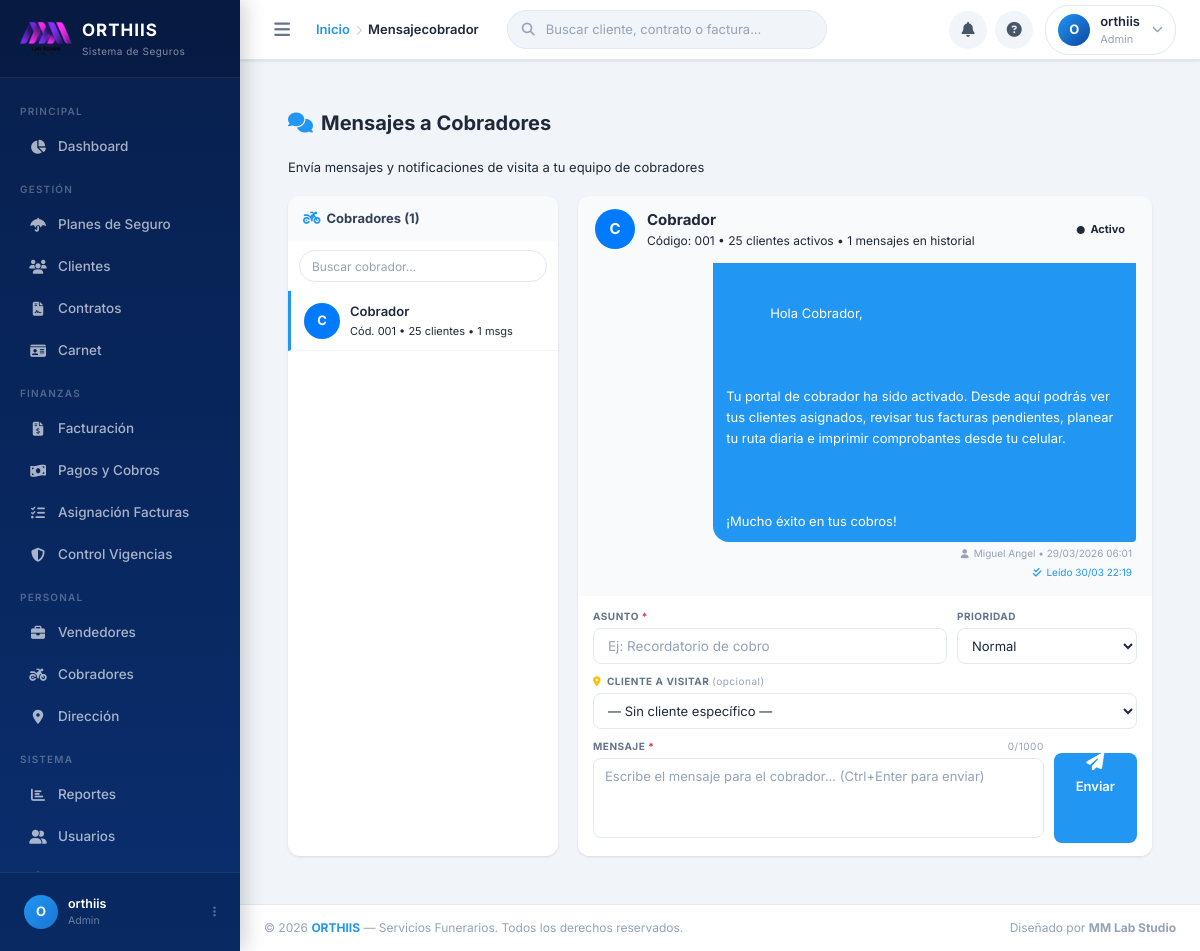
The page /mensajecobrador.php?cobrador_id=1 (signed in) on the database its author committed.
### tables this page shows
CREATE TABLE `configuracion_sistema` (
  `id` int(11) NOT NULL,
  `nombre_empresa` varchar(100) NOT NULL,
  `rif` varchar(20) DEFAULT NULL,
  `direccion` text DEFAULT NULL,
  `telefono` varchar(15) DEFAULT NULL,
  `celular` varchar(15) DEFAULT NULL,
  `email` varchar(100) DEFAULT NULL,
  `logo_url` varchar(255) DEFAULT NULL,
  `moneda` varchar(10) DEFAULT 'USD',
  `dias_gracia_pago` int(11) DEFAULT 5,
  `formato_factura` text DEFAULT NULL,
  `created_at` timestamp NOT NULL DEFAULT current_timestamp(),
  `updated_at` timestamp NOT NULL DEFAULT current_timestamp() ON UPDATE current_timestamp()
);

CREATE TABLE `cobradores` (
  `id` int(11) NOT NULL,
  `codigo` varchar(3) NOT NULL,
  `nombre_completo` varchar(200) NOT NULL,
  `descripcion` text DEFAULT NULL,
  `fecha_ingreso` date NOT NULL,
  `estado` enum('activo','inactivo') DEFAULT 'activo',
  `usuario_id` int(11) DEFAULT NULL,
  `telefono` varchar(15) DEFAULT NULL,
  `email` varchar(100) DEFAULT NULL,
  `created_at` timestamp NOT NULL DEFAULT current_timestamp(),
  `updated_at` timestamp NOT NULL DEFAULT current_timestamp() ON UPDATE current_timestamp()
);

CREATE TABLE `cobrador_mensajes` (
  `id` int(11) NOT NULL,
  `cobrador_id` int(11) NOT NULL,
  `usuario_id` int(11) NOT NULL,
  `asunto` varchar(150) NOT NULL,
  `mensaje` text NOT NULL,
  `prioridad` enum('normal','urgente','informativo') NOT NULL DEFAULT 'normal',
  `leido` tinyint(1) NOT NULL DEFAULT 0,
  `fecha_envio` datetime NOT NULL DEFAULT current_timestamp(),
  `fecha_leido` datetime DEFAULT NULL,
  `cliente_visita_id` int(11) DEFAULT NULL,
  `created_at` timestamp NOT NULL DEFAULT current_timestamp()
);

CREATE TABLE `usuarios` (
  `id` int(11) NOT NULL,
  `usuario` varchar(50) NOT NULL,
  `password` varchar(255) NOT NULL,
  `nombre` varchar(100) NOT NULL,
  `email` varchar(100) NOT NULL,
  `rol` enum('admin','vendedor','cobrador','supervisor') NOT NULL DEFAULT 'cobrador',
  `estado` enum('activo','inactivo') DEFAULT 'activo',
  `ultimo_acceso` datetime DEFAULT NULL,
  `created_at` timestamp NOT NULL DEFAULT current_timestamp(),
  `updated_at` timestamp NOT NULL DEFAULT current_timestamp() ON UPDATE current_timestamp()
);

### mensajecobrador.php (the view, shortened to what the rows shown need)
<?php
require_once 'config.php';
require_once 'header.php';
$cobradores = [];
try {
    $cobradores = $conn->query("
        SELECT c.id, c.codigo, c.nombre_completo,
               (SELECT COUNT(*) FROM cobrador_mensajes m
                WHERE m.cobrador_id = c.id) AS total_mensajes,
               (SELECT COUNT(*) FROM cobrador_mensajes m
                WHERE m.cobrador_id = c.id AND m.leido = 1) AS total_leidos,
               (SELECT COUNT(*) FROM clientes cl
                WHERE cl.cobrador_id = c.id AND cl.estado = 'activo') AS total_clientes
        FROM cobradores c
        WHERE c.estado = 'activo'
        ORDER BY c.nombre_completo ASC
    ")->fetchAll(PDO::FETCH_ASSOC);
} catch (PDOException $e) {
    error_log('mensajecobrador cobradores: ' . $e->getMessage());
}
$cobradorSel      = (int)($_GET['cobrador_id'] ?? 0);
$cobradorSelData  = null;
$mensajesChat     = [];
$clientesCobrador = [];
if ($cobradorSel > 0) {
    try {
        $s = $conn->prepare("SELECT * FROM cobradores WHERE id = ? AND estado = 'activo' LIMIT 1");
        $s->execute([$cobradorSel]);
        $cobradorSelData = $s->fetch(PDO::FETCH_ASSOC);
    } catch (PDOException $e) {
        error_log('mensajecobrador cobrador sel: ' . $e->getMessage());
    }
    if ($cobradorSelData) {
        try {
            $s = $conn->prepare("
                SELECT m.*,
                       u.nombre AS remitente_nombre,
                       u.rol    AS remitente_rol,
                       cl.nombre    AS cv_nombre,
                       cl.apellidos AS cv_apellidos,
                       cl.direccion AS cv_dir,
                       cl.id        AS cv_id_real
                FROM cobrador_mensajes m
                JOIN usuarios u ON m.usuario_id = u.id
                LEFT JOIN clientes cl ON cl.id = m.cliente_visita_id
                WHERE m.cobrador_id = ?
                ORDER BY m.fecha_envio ASC
                LIMIT 80
            ");
            $s->execute([$cobradorSel]);
            $mensajesChat = $s->fetchAll(PDO::FETCH_ASSOC);
        } catch (PDOException $e) {
            error_log('mensajecobrador mensajes: ' . $e->getMessage());
        }
        try {
            $s = $conn->prepare("
                SELECT cl.id, cl.nombre, cl.apellidos,
                       cl.direccion, cl.telefono1,
                       (SELECT c2.numero_contrato
                        FROM contratos c2
                        WHERE c2.cliente_id = cl.id AND c2.estado = 'activo'
                        ORDER BY c2.id ASC LIMIT 1) AS numero_contrato
                FROM clientes cl
                WHERE cl.cobrador_id = ? AND cl.estado = 'activo'
                ORDER BY cl.nombre ASC, cl.apellidos ASC
                LIMIT 300
            ");
            $s->execute([$cobradorSel]);
            $clientesCobrador = $s->fetchAll(PDO::FETCH_ASSOC);
        } catch (PDOException $e) {
            error_log('mensajecobrador clientes: ' . $e->getMessage());
        }
    }
}
function tiempoRelO(string $fecha): string {
    $diff = time() - strtotime($fecha);
    return date('d/m/Y H:i', strtotime($fecha));
}
?>
<div class="page-content">
<div style="max-width:1200px;margin:0 auto;">
  <div class="mc-layout">
    <div class="mc-sidebar">
      <div class="mc-cobrador-list" id="listaCobradoresMC">
        <?php if (empty($cobradores)): ?>
          <div style="padding:20px;text-align:center;font-size:13px;
                      color:var(--gray-400);">
            Sin cobradores activos
          </div>
        <?php else: ?>
        <?php foreach ($cobradores as $cob):
            $ini      = strtoupper(substr($cob['nombre_completo'], 0, 1));
            $isActive = ((int)$cob['id'] === $cobradorSel);
        ?>
        <a href="mensajecobrador.php?cobrador_id=<?= $cob['id'] ?>"
           class="mc-cobrador-item <?= $isActive ? 'active' : '' ?>"
           data-nombre="<?= htmlspecialchars(mb_strtolower($cob['nombre_completo'])) ?>">
          <div class="mc-cobrador-avatar"><?= htmlspecialchars($ini) ?></div>
          <div style="flex:1;min-width:0;">
            <div style="font-size:13px;font-weight:600;color:var(--gray-800);
                        white-space:nowrap;overflow:hidden;text-overflow:ellipsis;">
              <?= htmlspecialchars($cob['nombre_completo']) ?>
            </div>
            <div style="font-size:11px;color:var(--text-muted);margin-top:1px;">
              Cód. <?= htmlspecialchars($cob['codigo']) ?>
              &bull; <?= (int)$cob['total_clientes'] ?> clientes
              &bull; <?= (int)$cob['total_mensajes'] ?> msgs
            </div>
          </div>
        </a>
        <?php endforeach; ?>
        <?php endif; ?>
      </div>
    </div>
    <div class="mc-main">
      <?php if (!$cobradorSelData): ?>
      <div class="mc-empty-chat">
        <i class="fas fa-comments"></i>
        <h3 style="font-size:16px;font-weight:600;color:var(--gray-500);
                   margin-bottom:6px;">
          Selecciona un cobrador
        </h3>
        <p style="font-size:13px;">
          Elige un cobrador de la lista de la izquierda para ver su
          historial de mensajes y enviarle una notificación.
        </p>
      </div>
      <?php else: ?>
      <div class="mc-main-hdr">
        <div class="mc-cobrador-avatar" style="width:40px;height:40px;font-size:15px;">
          <?= strtoupper(substr($cobradorSelData['nombre_completo'], 0, 1)) ?>
        </div>
        <div style="flex:1;min-width:0;">
          <div style="font-size:15px;font-weight:700;color:var(--gray-800);">
            <?= htmlspecialchars($cobradorSelData['nombre_completo']) ?>
          </div>
          <div style="font-size:12px;color:var(--text-muted);margin-top:1px;">
            Código: <?= htmlspecialchars($cobradorSelData['codigo']) ?>
            &bull; <?= count($clientesCobrador) ?> clientes activos
            &bull; <?= count($mensajesChat) ?> mensajes en historial
          </div>
        </div>
        <span style="background:var(--success-light);color:var(--success-text);
                     font-size:11px;font-weight:700;padding:3px 10px;
                     border-radius:12px;">
          <i class="fas fa-circle" style="font-size:8px;margin-right:3px;"></i>
          Activo
        </span>
      </div>
      <div class="mc-chat-area" id="chatArea">
        <?php if (empty($mensajesChat)): ?>
        <div style="margin:auto;text-align:center;color:var(--gray-400);
                    font-size:13px;padding:30px;">
          <i class="fas fa-comment-slash"
             style="font-size:36px;display:block;margin-bottom:10px;opacity:.25;"></i>
          Sin mensajes aún. Envía el primero usando el formulario de abajo.
        </div>
        <?php else: ?>
        <?php foreach ($mensajesChat as $msg):
            $esLeido     = (bool)$msg['leido'];
        ?>
        <div class="mc-burbuja enviado">
          <div class="mc-burbuja-cuerpo">
            <?= nl2br(htmlspecialchars($msg['mensaje'])) ?>
          </div>
          <div class="mc-burbuja-meta">
            <i class="fas fa-user" style="font-size:9px;"></i>
            <?= htmlspecialchars($msg['remitente_nombre']) ?>
            &bull;
            <?= htmlspecialchars(tiempoRelO($msg['fecha_envio'])) ?>
          </div>
          <div class="mc-burbuja-meta <?= $esLeido ? 'leido' : '' ?>">
            <i class="fas fa-check<?= $esLeido ? '-double' : '' ?>"
               style="font-size:10px;"></i>
            <?php if ($esLeido && $msg['fecha_leido']): ?>
              Leído <?= date('d/m H:i', strtotime($msg['fecha_leido'])) ?>
            <?php elseif ($esLeido): ?>
              Leído
            <?php else: ?>
              Enviado · sin leer
            <?php endif; ?>
          </div>
        </div>
        <?php endforeach; ?>
        <?php endif; ?>
      </div>
      <div class="mc-form-area">
        <form method="POST"
              action="mensajecobrador.php?cobrador_id=<?= $cobradorSel ?>"
              id="formEnviarMensaje"
              onsubmit="bloquearEnvio()">
          <div class="mc-form-grid"
               style="display:grid;grid-template-columns:1fr 180px;gap:10px;
                      margin-bottom:10px;">
            <div>
              <label class="mc-label">
                Asunto <span style="color:var(--danger);">*</span>
              </label>
              <input type="text" name="asunto"
                     class="mc-input"
                     placeholder="Ej: Recordatorio de cobro"
                     required maxlength="150"
                     value="<?= isset($_POST['asunto'])
                        ? htmlspecialchars($_POST['asunto']) : '' ?>">
            </div>
            <div>
              <label class="mc-label">Prioridad</label>
              <select name="prioridad" class="mc-select">
                <option value="normal"     <?= ($_POST['prioridad'] ?? '') === 'normal'     ? 'selected' : '' ?>>Normal</option>
              </select>
            </div>
          </div>
          <?php if (!empty($clientesCobrador)): ?>
          <div style="margin-bottom:10px;">
            <label class="mc-label">
              <i class="fas fa-location-dot"
                 style="color:var(--warning);margin-right:3px;"></i>
              Cliente a visitar
              <span style="font-weight:400;color:var(--gray-400);
                           text-transform:none;font-size:10px;">
                (opcional)
              </span>
            </label>
            <select name="cliente_visita_id" class="mc-select">
              <option value="">— Sin cliente específico —</option>
            </select>
          </div>
          <?php endif; ?>
          <div style="display:flex;gap:10px;align-items:flex-end;">
            <div style="flex:1;">
              <label class="mc-label">
                Mensaje <span style="color:var(--danger);">*</span>
                <span id="charCountWrap"
                      style="float:right;font-weight:400;color:var(--gray-400);
                             text-transform:none;font-size:10px;">
                  <span id="charCount">0</span>/1000
                </span>
              </label>
              <textarea name="mensaje"
                        class="mc-textarea"
                        rows="3"
                        placeholder="Escribe el mensaje para el cobrador... (Ctrl+Enter para enviar)"
                        required
                        maxlength="1000"
                        id="txtMensaje"
                        oninput="actualizarContador(this)"><?= isset($_POST['mensaje'])
                            ? htmlspecialchars($_POST['mensaje']) : '' ?></textarea>
            </div>
            <button type="submit"
                    id="btnEnviarMsg"
                    class="btn btn-primary"
                    style="min-height:90px;padding:0 22px;flex-shrink:0;
                           font-size:13px;flex-direction:column;gap:6px;">
              <i class="fas fa-paper-plane"
                 style="font-size:18px;display:block;"></i>
              Enviar
            </button>
          </div>
        </form>
      </div>
      <?php endif;  ?>
    </div>
  </div>
</div>
</div>
<?php require_once 'footer.php'; ?>

### header.php (shortened to what the rows shown need)
<?php
require_once 'config.php';
require_once 'toast.php';
$stmtConfig = $conn->prepare("SELECT logo_url FROM configuracion_sistema WHERE id = 1");
$stmtConfig->execute();
$config = $stmtConfig->fetch();
?>
<!DOCTYPE html>
<html lang="es">
<head>
    <link href="https://cdnjs.cloudflare.com/ajax/libs/font-awesome/6.5.0/css/all.min.css" rel="stylesheet">
    <link rel="stylesheet" href="https://cdn.jsdelivr.net/npm/toastify-js/src/toastify.min.css">
    <link href="https://cdn.jsdelivr.net/npm/bootstrap@5.1.3/dist/css/bootstrap.min.css" rel="stylesheet">
    <link rel="stylesheet" href="https://cdn.jsdelivr.net/npm/bootstrap@4.6.2/dist/css/bootstrap.min.css">
    <link rel="stylesheet" href="styles.css">
    <?php echo Toast::render(); ?>
</head>
<body>
<aside class="sidebar" id="sidebar">
    <div class="sidebar-brand">
        <?php if (!empty($config['logo_url'])): ?>
            <img src="<?php echo htmlspecialchars($config['logo_url']); ?>"
                 alt="Orthiis Logo"
                 style="height:34px;width:auto;border-radius:8px;object-fit:contain;">
        <?php else: ?>
            <div class="brand-icon">
                <i class="fas fa-shield-halved"></i>
            </div>
        <?php endif; ?>
        <div class="brand-text">
            <div class="brand-name">ORTHIIS</div>
            <div class="brand-sub">Sistema de Seguros</div>
        </div>
    </div>
</aside>
<div class="main-wrapper" id="mainWrapper">
    <div class="page-content">

### rows shown on the page
configuracion_sistema: logo_url (picture)
cobradores: nombre_completo "C", nombre_completo "Cobrador", codigo "001", total_clientes "25", total_mensajes "1"
cobrador_mensajes: mensaje "Hola Cobrador, Tu portal de cobrador ha sido activado. Desde aquí podrás ver tus clientes asignados, revisar tus facturas pendientes, planear tu ruta diaria e imprimir comprobantes desde tu celular. ¡Mucho éxito en tus cobros!", usuario.nombre "Miguel Angel", fecha_envio "29/03/2026 06:01", leido 1 (drawn), fecha_leido "30/03 22:19"

### other values the page prints
$iniciales "O"
$usuarioNombre "orthiis"
$usuarioRol "Admin"
$tituloActual "Mensajecobrador"
count($cobradores) "1"
count($clientesCobrador) "25"
count($mensajesChat) "1"
